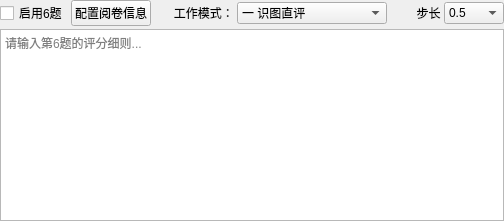
          <widget class="QWidget" name="tab_question6">
           <attribute name="title">
            <string>题目6</string>
           </attribute>
           <layout class="QVBoxLayout" name="verticalLayout_q6">
            <property name="spacing">
             <number>3</number>
            </property>
            <property name="leftMargin">
             <number>0</number>
            </property>
            <property name="topMargin">
             <number>0</number>
            </property>
            <property name="rightMargin">
             <number>0</number>
            </property>
            <property name="bottomMargin">
             <number>0</number>
            </property>
            <item>
             <layout class="QHBoxLayout" name="horizontalLayout_q6_header">
              <item>
               <widget class="QCheckBox" name="enableQuestion6">
                <property name="text">
                 <string>启用6题</string>
                </property>
               </widget>
              </item>
              <item>
               <widget class="QPushButton" name="configQuestion6">
                <property name="text">
                 <string>配置阅卷信息</string>
                </property>
               </widget>
              </item>
              <item>
               <widget class="QLabel" name="label_work_mode_6">
                <property name="sizePolicy">
                 <sizepolicy hsizetype="Fixed" vsizetype="Preferred">
                  <horstretch>0</horstretch>
                  <verstretch>0</verstretch>
                 </sizepolicy>
                </property>
                <property name="text">
                 <string>      工作模式：</string>
                </property>
               </widget>
              </item>
              <item>
               <widget class="QComboBox" name="work_mode_6">
                <property name="sizePolicy">
                 <sizepolicy hsizetype="Fixed" vsizetype="Fixed">
                  <horstretch>0</horstretch>
                  <verstretch>0</verstretch>
                 </sizepolicy>
                </property>
                <property name="minimumSize">
                 <size>
                                 <width>150</width>
                  <height>0</height>
                 </size>
                </property>
                <property name="toolTip">
                 <string>识图直评：AI看图直接评分；直评+推理：看图评分并开启推理；识评分离：AI1识别文字，AI2评分；分离+推理：识别不推理、评分开启推理；分离+双推理：识别与评分均开启推理</string>
                </property>
                <item>
                 <property name="text">
                                 <string>一 识图直评</string>
                 </property>
                </item>
                <item>
                 <property name="text">
                                 <string>二 直评+推理</string>
                 </property>
                </item>
                <item>
                 <property name="text">
                                 <string>三 识评分离</string>
                 </property>
                </item>
                <item>
                 <property name="text">
                                 <string>四 分离+单推理</string>
                 </property>
                </item>
                <item>
                 <property name="text">
                                 <string>五 分离+双推理</string>
                 </property>
                </item>
               </widget>
              </item>
              <item>
               <widget class="QLabel" name="label_step6">
                <property name="sizePolicy">
                 <sizepolicy hsizetype="Fixed" vsizetype="Preferred">
                  <horstretch>0</horstretch>
                  <verstretch>0</verstretch>
                 </sizepolicy>
                </property>
                <property name="text">
                 <string>        步长</string>
                </property>
               </widget>
              </item>
              <item>
               <widget class="QComboBox" name="score_rounding_step_6">
                <property name="sizePolicy">
                 <sizepolicy hsizetype="Fixed" vsizetype="Fixed">
                  <horstretch>0</horstretch>
                  <verstretch>0</verstretch>
                 </sizepolicy>
                </property>
                <property name="minimumSize">
                 <size>
                  <width>60</width>
                  <height>0</height>
                 </size>
                </property>
                <item>
                 <property name="text">
                  <string>0.5</string>
                 </property>
                </item>
                <item>
                 <property name="text">
                  <string>1</string>
                 </property>
                </item>
               </widget>
              </item>
             </layout>
            </item>
            <item>
             <widget class="QPlainTextEdit" name="StandardAnswer_text_6">
              <property name="placeholderText">
               <string>请输入第6题的评分细则...</string>
              </property>
             </widget>
            </item>
           </layout>
          </widget>
